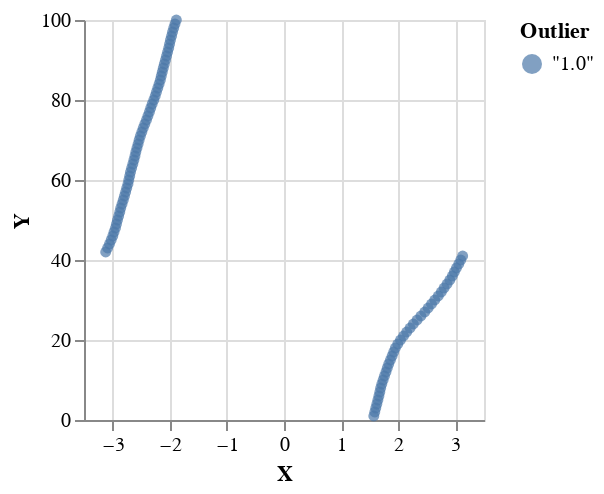

The cell this chart's notebook holds for it:
### Code cell
plotVega ( zip (zip observations ([1.0..])) $ Prelude.repeat $ T.pack "1.0")

### Figure 1 — Vega-Lite specification as saved in the notebook (floating-point values rounded to 4 significant figures)
{"$schema": "https://vega.github.io/schema/vega-lite/v4.json", "data": {"values": [{"Outlier": "\"1.0\"", "X": 1.572, "Y": 1}, {"Outlier": "\"1.0\"", "X": 1.589, "Y": 2}, {"Outlier": "\"1.0\"", "X": 1.606, "Y": 3}, {"Outlier": "\"1.0\"", "X": 1.625, "Y": 4}, {"Outlier": "\"1.0\"", "X": 1.643, "Y": 5}, {"Outlier": "\"1.0\"", "X": 1.661, "Y": 6}, {"Outlier": "\"1.0\"", "X": 1.677, "Y": 7}, {"Outlier": "\"1.0\"", "X": 1.692, "Y": 8}, {"Outlier": "\"1.0\"", "X": 1.712, "Y": 9}, {"Outlier": "\"1.0\"", "X": 1.735, "Y": 10}, {"Outlier": "\"1.0\"", "X": 1.758, "Y": 11}, {"Outlier": "\"1.0\"", "X": 1.784, "Y": 12}, {"Outlier": "\"1.0\"", "X": 1.808, "Y": 13}, {"Outlier": "\"1.0\"", "X": 1.832, "Y": 14}, {"Outlier": "\"1.0\"", "X": 1.863, "Y": 15}, {"Outlier": "\"1.0\"", "X": 1.892, "Y": 16}, {"Outlier": "\"1.0\"", "X": 1.92, "Y": 17}, {"Outlier": "\"1.0\"", "X": 1.948, "Y": 18}, {"Outlier": "\"1.0\"", "X": 1.991, "Y": 19}, {"Outlier": "\"1.0\"", "X": 2.039, "Y": 20}, {"Outlier": "\"1.0\"", "X": 2.092, "Y": 21}, {"Outlier": "\"1.0\"", "X": 2.147, "Y": 22}, {"Outlier": "\"1.0\"", "X": 2.207, "Y": 23}, {"Outlier": "\"1.0\"", "X": 2.264, "Y": 24}, {"Outlier": "\"1.0\"", "X": 2.329, "Y": 25}, {"Outlier": "\"1.0\"", "X": 2.396, "Y": 26}, {"Outlier": "\"1.0\"", "X": 2.463, "Y": 27}, {"Outlier": "\"1.0\"", "X": 2.522, "Y": 28}, {"Outlier": "\"1.0\"", "X": 2.581, "Y": 29}, {"Outlier": "\"1.0\"", "X": 2.638, "Y": 30}, {"Outlier": "\"1.0\"", "X": 2.7, "Y": 31}, {"Outlier": "\"1.0\"", "X": 2.753, "Y": 32}, {"Outlier": "\"1.0\"", "X": 2.802, "Y": 33}, {"Outlier": "\"1.0\"", "X": 2.854, "Y": 34}, {"Outlier": "\"1.0\"", "X": 2.902, "Y": 35}, {"Outlier": "\"1.0\"", "X": 2.946, "Y": 36}, {"Outlier": "\"1.0\"", "X": 2.981, "Y": 37}, {"Outlier": "\"1.0\"", "X": 3.018, "Y": 38}, {"Outlier": "\"1.0\"", "X": 3.059, "Y": 39}, {"Outlier": "\"1.0\"", "X": 3.093, "Y": 40}, {"Outlier": "\"1.0\"", "X": 3.127, "Y": 41}, {"Outlier": "\"1.0\"", "X": -3.12, "Y": 42}, {"Outlier": "\"1.0\"", "X": -3.087, "Y": 43}, {"Outlier": "\"1.0\"", "X": -3.055, "Y": 44}, {"Outlier": "\"1.0\"", "X": -3.025, "Y": 45}, {"Outlier": "\"1.0\"", "X": -2.996, "Y": 46}, {"Outlier": "\"1.0\"", "X": -2.974, "Y": 47}, {"Outlier": "\"1.0\"", "X": -2.95, "Y": 48}, {"Outlier": "\"1.0\"", "X": -2.931, "Y": 49}, {"Outlier": "\"1.0\"", "X": -2.914, "Y": 50}, {"Outlier": "\"1.0\"", "X": -2.893, "Y": 51}, {"Outlier": "\"1.0\"", "X": -2.874, "Y": 52}, {"Outlier": "\"1.0\"", "X": -2.857, "Y": 53}, {"Outlier": "\"1.0\"", "X": -2.834, "Y": 54}, {"Outlier": "\"1.0\"", "X": -2.812, "Y": 55}, {"Outlier": "\"1.0\"", "X": -2.792, "Y": 56}, {"Outlier": "\"1.0\"", "X": -2.772, "Y": 57}, {"Outlier": "\"1.0\"", "X": -2.752, "Y": 58}, {"Outlier": "\"1.0\"", "X": -2.731, "Y": 59}, {"Outlier": "\"1.0\"", "X": -2.716, "Y": 60}, {"Outlier": "\"1.0\"", "X": -2.7, "Y": 61}, {"Outlier": "\"1.0\"", "X": -2.686, "Y": 62}, {"Outlier": "\"1.0\"", "X": -2.666, "Y": 63}, {"Outlier": "\"1.0\"", "X": -2.646, "Y": 64}, {"Outlier": "\"1.0\"", "X": -2.626, "Y": 65}, {"Outlier": "\"1.0\"", "X": -2.608, "Y": 66}, {"Outlier": "\"1.0\"", "X": -2.593, "Y": 67}, {"Outlier": "\"1.0\"", "X": -2.573, "Y": 68}, {"Outlier": "\"1.0\"", "X": -2.553, "Y": 69}, {"Outlier": "\"1.0\"", "X": -2.535, "Y": 70}, {"Outlier": "\"1.0\"", "X": -2.513, "Y": 71}, {"Outlier": "\"1.0\"", "X": -2.488, "Y": 72}, {"Outlier": "\"1.0\"", "X": -2.463, "Y": 73}, {"Outlier": "\"1.0\"", "X": -2.436, "Y": 74}, {"Outlier": "\"1.0\"", "X": -2.407, "Y": 75}, {"Outlier": "\"1.0\"", "X": -2.382, "Y": 76}, {"Outlier": "\"1.0\"", "X": -2.355, "Y": 77}, {"Outlier": "\"1.0\"", "X": -2.332, "Y": 78}, {"Outlier": "\"1.0\"", "X": -2.307, "Y": 79}, {"Outlier": "\"1.0\"", "X": -2.279, "Y": 80}, {"Outlier": "\"1.0\"", "X": -2.254, "Y": 81}, {"Outlier": "\"1.0\"", "X": -2.232, "Y": 82}, {"Outlier": "\"1.0\"", "X": -2.209, "Y": 83}, {"Outlier": "\"1.0\"", "X": -2.186, "Y": 84}, {"Outlier": "\"1.0\"", "X": -2.164, "Y": 85}, {"Outlier": "\"1.0\"", "X": -2.147, "Y": 86}, {"Outlier": "\"1.0\"", "X": -2.13, "Y": 87}, {"Outlier": "\"1.0\"", "X": -2.113, "Y": 88}, {"Outlier": "\"1.0\"", "X": -2.094, "Y": 89}, {"Outlier": "\"1.0\"", "X": -2.074, "Y": 90}, {"Outlier": "\"1.0\"", "X": -2.056, "Y": 91}, {"Outlier": "\"1.0\"", "X": -2.037, "Y": 92}, {"Outlier": "\"1.0\"", "X": -2.018, "Y": 93}, {"Outlier": "\"1.0\"", "X": -2.002, "Y": 94}, {"Outlier": "\"1.0\"", "X": -1.987, "Y": 95}, {"Outlier": "\"1.0\"", "X": -1.968, "Y": 96}, {"Outlier": "\"1.0\"", "X": -1.95, "Y": 97}, {"Outlier": "\"1.0\"", "X": -1.93, "Y": 98}, {"Outlier": "\"1.0\"", "X": -1.908, "Y": 99}, {"Outlier": "\"1.0\"", "X": -1.884, "Y": 100}]}, "encoding": {"color": {"field": "Outlier"}, "x": {"field": "X", "type": "quantitative"}, "y": {"field": "Y", "type": "quantitative"}}, "height": 200, "mark": "circle", "width": 200}
